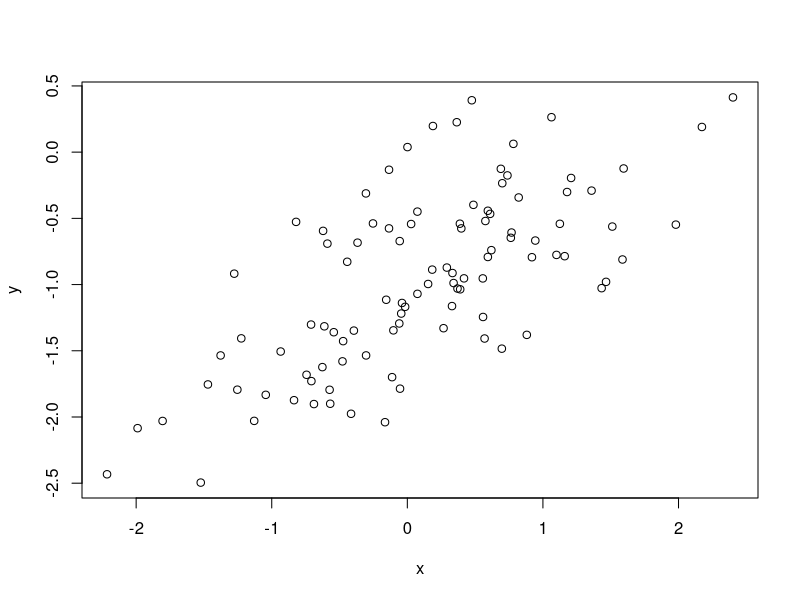
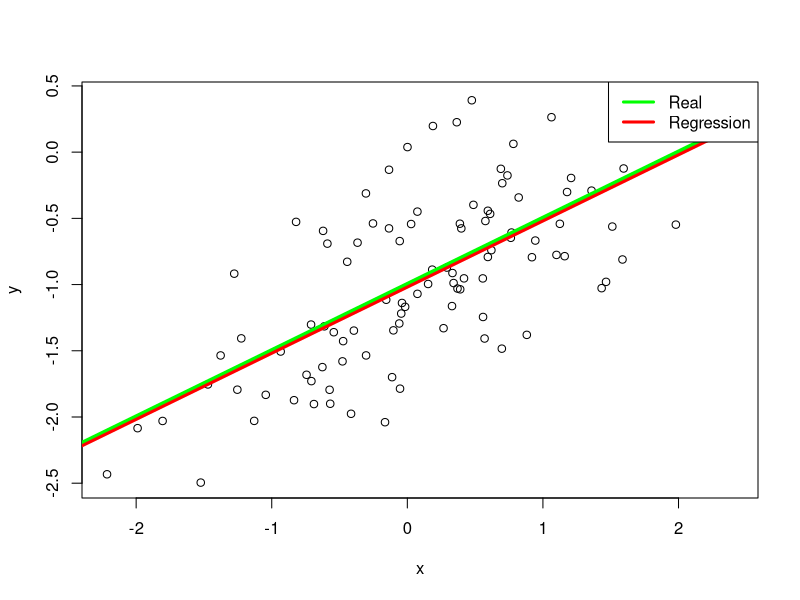
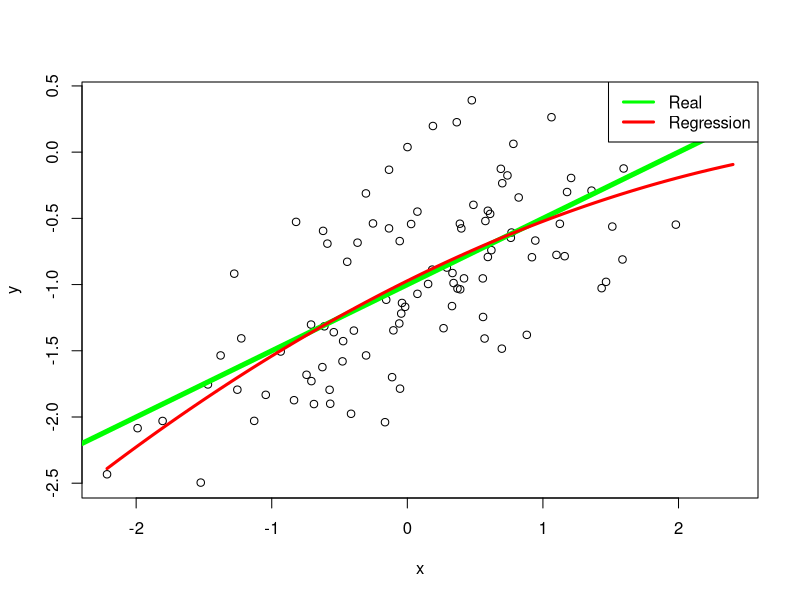
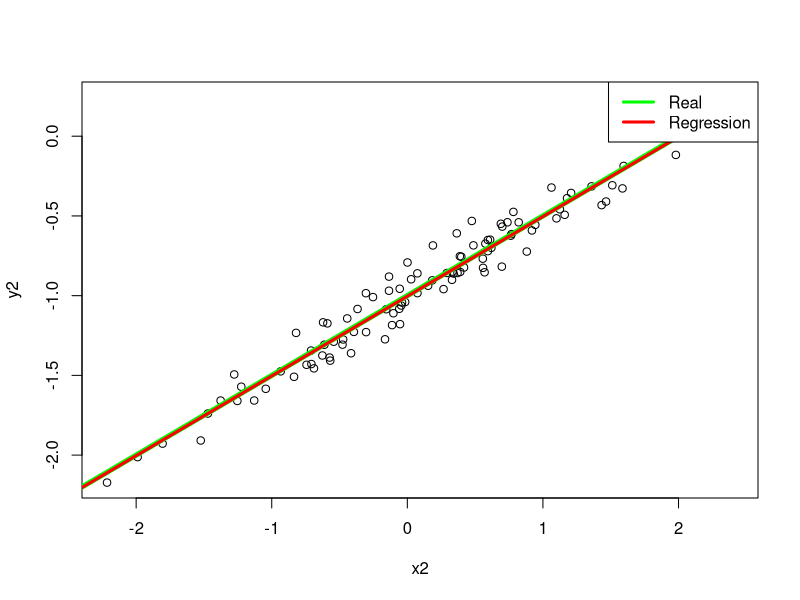
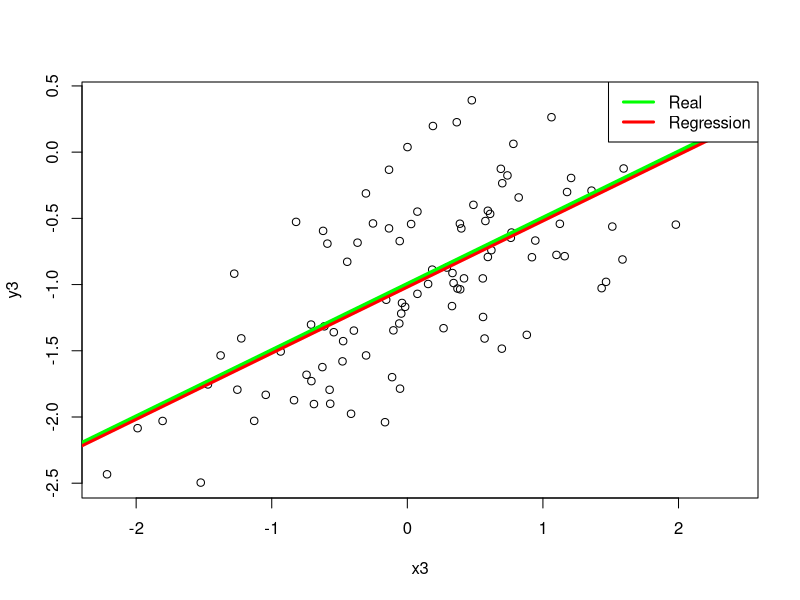

R code for these plots, in order:
# 13.(a)
set.seed(1)
x = rnorm(100) # 创建包含100个服从N(0,1)分布的观测

# 13.(b)
eps = rnorm(100, 0, sqrt(0.25)) # 创建包含100个服从N(0,0.25)分布的观测

# 13.(c)
y = -1 + 0.5 * x + eps # β0=-1，β1=0.5
length(y) # 长度100

# 13.(d)
par(mfrow = c(1, 1))
plot(x, y)
## 可以看出y与x成线性正相关的关系

# 13.(e)
lm_y_x = lm(y ~ x)
summary(lm_y_x)
## β0^=-1.00942 β1^=0.49973 与 β0=-1，β1=0.5 几乎相等

# 13.(f)
par(mfrow = c(1, 1))
plot(x, y)
abline(-1, 0.5, lwd = 5, col = "green") # 在图中添加真实的直线，截距为-1，斜率为0.5，线宽为5，颜色为绿色
abline(lm_y_x, lwd = 3, col = "red") # 在图中添加回归直线，使用 lm_y_x 模型，线宽为3，颜色为红色
legend("topright", legend = c("Real", "Regression"), col = c("green", "red"), lwd = 3) # 添加图例，位置在右上角，说明绿色线代表“真实”关系，红色线代表“回归”关系，线宽均为3

# 13.(g)
lm_x2_y = lm(y ~ x + I(x ^ 2)) # 拟合包含 x 和 x^2 的线性模型
summary(lm_x2_y)
par(mfrow = c(1, 1))
plot(x, y)
abline(-1, 0.5, lwd = 5, col = "green")
curve(coef(lm_x2_y)[1] + coef(lm_x2_y)[2] * x + coef(lm_x2_y)[3] * x ^ 2, from = min(x), to = max(x), add = TRUE, col = "red", lwd = 3)
legend("topright", legend = c("Real", "Regression"), col = c("green", "red"), lwd = 3)
## 尽管多项式回归模型的 R-squared 和 Adjusted R-squared 略高，但提升并不显著。二次项 I(x^2) 的 Estimate 为 -0.02973，p 值为 0.164，明显大于 0.05，这表明二次项在统计上不显著。

# 13.(h)
set.seed(1)
x2 = rnorm(100)
eps2 = rnorm(100, 0, 0.1)
y2 = -1 + 0.5 * x2 + eps2
lm_y_x_2 = lm(y2 ~ x2)
summary(lm_y_x_2)
par(mfrow = c(1, 1))
plot(x2, y2)
abline(-1, 0.5, lwd = 5, col = "green")
abline(lm_y_x_2, lwd = 3, col = "red")
legend("topright", legend = c("Real", "Regression"), col = c("green", "red"), lwd = 3)
## 从R方值的增大和图像可以看出拟合效果更好了

# 13.(i)
set.seed(1)
x3 = rnorm(100)
eps3 = rnorm(100, 0, 0.5)
y3 = -1 + 0.5 * x2 + eps3
lm_y_x_3 = lm(y3 ~ x3)
summary(lm_y_x_3)
par(mfrow = c(1, 1))
plot(x3, y3)
abline(-1, 0.5, lwd = 5, col = "green")
abline(lm_y_x_3, lwd = 3, col = "red")
legend("topright", legend = c("Real", "Regression"), col = c("green", "red"), lwd = 3)
## 从R方值的减小和图像可以看出拟合效果更差了

# 13.(j)
confint(lm_y_x)
confint(lm_y_x_2) # 噪声降低，置信区间更小
confint(lm_y_x_3) # 噪声提高，置信区间更大
